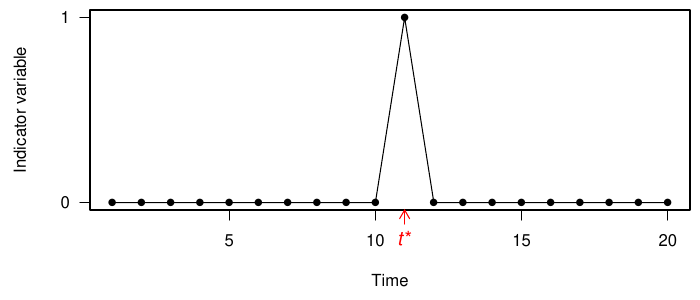

Source code (R):


tstar <- 11

x1 <-  c(rep(0,10),1,rep(0,9))

pdf("indicator_examples.pdf", height=3, width=7)

par(mai=c(0.9,0.9,0.1,0.1), omi=c(0,0,0,0))

plot.ts(x1, ylab="Indicator variable", type="o", pch=16, yaxt="n")

axis(2, at=c(0,1), las=1)

scl <- 0.07
aB <- (par()$usr[4] - par()$usr[3])*scl
arrows(x0=tstar,y0=par()$usr[3]-aB,y1=par()$usr[3], length=0.1, col="red",xpd=TRUE)
text(tstar,par()$usr[3]-aB,expression(paste(italic(t),"*")),
	 cex=1.2, col="red", pos=1, xpd=TRUE)


x2 <-  c(rep(0,10),rep(1,10))

plot.ts(x2, ylab="Indicator variable", type="o", pch=16, yaxt="n")

axis(2, at=c(0,1), las=1)

scl <- 0.07
aB <- (par()$usr[4] - par()$usr[3])*scl
arrows(x0=tstar,y0=par()$usr[3]-aB,y1=par()$usr[3], length=0.1, col="red",xpd=TRUE)
text(tstar,par()$usr[3]-aB,expression(paste(italic(t),"*")),
	 cex=1.2, col="red", pos=1, xpd=TRUE)


x3 <-  c(rep(0,10),1,0,0,-1,0,1,0,0,0)

plot.ts(x3, ylab="Indicator variable", type="o", pch=16, yaxt="n", ylim=c(-1,1))

axis(2, at=c(-1,0,1), las=1)

scl <- 0.07
aB <- (par()$usr[4] - par()$usr[3])*scl
arrows(x0=tstar,y0=par()$usr[3]-aB,y1=par()$usr[3], length=0.1, col="red",xpd=TRUE)
text(tstar,par()$usr[3]-aB,expression(paste(italic(t),"*")),
	 cex=1.2, col="red", pos=1, xpd=TRUE)
arrows(x0=14,y0=par()$usr[3]-aB,y1=par()$usr[3], length=0.1, col="red",xpd=TRUE)
text(14,par()$usr[3]-aB,"Off",
	 cex=1.2, col="red", pos=1, xpd=TRUE)
arrows(x0=16,y0=par()$usr[3]-aB,y1=par()$usr[3], length=0.1, col="red",xpd=TRUE)
text(16,par()$usr[3]-aB,"On",
	 cex=1.2, col="red", pos=1, xpd=TRUE)


x4 <- c(rep(0,10),0.94,rep(0,9))

plot.ts(x4, ylab="Expense (1000s USD)", type="o", pch=16, yaxt="n", ylim=c(0,1))

axis(2, at=c(0,1), labels=c(0,1000))

scl <- 0.07
aB <- (par()$usr[4] - par()$usr[3])*scl
arrows(x0=tstar,y0=par()$usr[3]-aB,y1=par()$usr[3], length=0.1, col="red",xpd=TRUE)
text(tstar,par()$usr[3]-aB,expression(paste(italic(t),"*")),
	 cex=1.2, col="red", pos=1, xpd=TRUE)


x5 <- c(rep(0,10),0.94,0.87,0.82,0.8,rep(0,6))

plot.ts(x5, ylab="Expense (1000s USD)", type="o", pch=16, yaxt="n", ylim=c(0,1))

axis(2, at=c(0,1), labels=c(0,1000))

scl <- 0.07
aB <- (par()$usr[4] - par()$usr[3])*scl
arrows(x0=tstar,y0=par()$usr[3]-aB,y1=par()$usr[3], length=0.1, col="red",xpd=TRUE)
text(tstar,par()$usr[3]-aB,expression(paste(italic(t),"*")),
	 cex=1.2, col="red", pos=1, xpd=TRUE)



dev.off()





